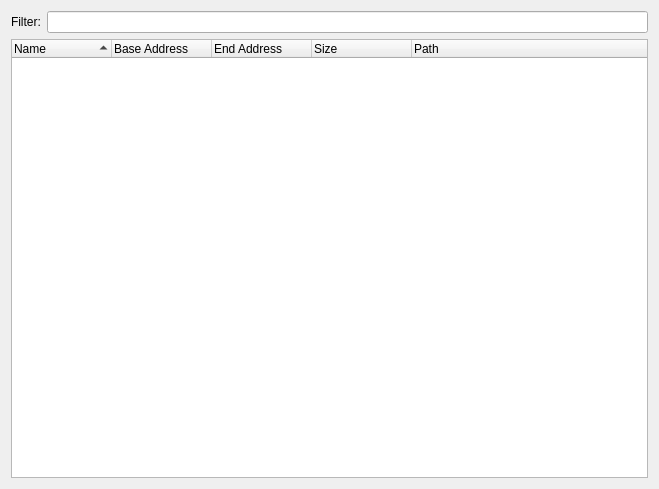
<?xml version="1.0" encoding="UTF-8"?>
<ui version="4.0">
 <class>ModulesWidget</class>
 <widget class="QWidget" name="ModulesWidget">
  <property name="geometry">
   <rect>
    <x>0</x>
    <y>0</y>
    <width>659</width>
    <height>489</height>
   </rect>
  </property>
  <property name="windowTitle">
   <string>Form</string>
  </property>
  <layout class="QGridLayout" name="gridLayout">
   <item row="0" column="0">
    <layout class="QHBoxLayout" name="horizontalLayout">
     <item>
      <widget class="QLabel" name="label">
       <property name="text">
        <string>Filter:</string>
       </property>
      </widget>
     </item>
     <item>
      <widget class="QLineEdit" name="lineEdit">
       <property name="clearButtonEnabled">
        <bool>true</bool>
       </property>
      </widget>
     </item>
    </layout>
   </item>
   <item row="1" column="0">
    <widget class="QTreeWidget" name="treeWidget">
     <property name="focusPolicy">
      <enum>Qt::NoFocus</enum>
     </property>
     <property name="editTriggers">
      <set>QAbstractItemView::NoEditTriggers</set>
     </property>
     <property name="showDropIndicator" stdset="0">
      <bool>false</bool>
     </property>
     <property name="selectionMode">
      <enum>QAbstractItemView::SingleSelection</enum>
     </property>
     <property name="sortingEnabled">
      <bool>true</bool>
     </property>
     <property name="columnCount">
      <number>5</number>
     </property>
     <column>
      <property name="text">
       <string>Name</string>
      </property>
     </column>
     <column>
      <property name="text">
       <string>Base Address</string>
      </property>
     </column>
     <column>
      <property name="text">
       <string>End Address</string>
      </property>
     </column>
     <column>
      <property name="text">
       <string>Size</string>
      </property>
     </column>
     <column>
      <property name="text">
       <string>Path</string>
      </property>
     </column>
    </widget>
   </item>
  </layout>
 </widget>
 <resources/>
 <connections/>
</ui>
